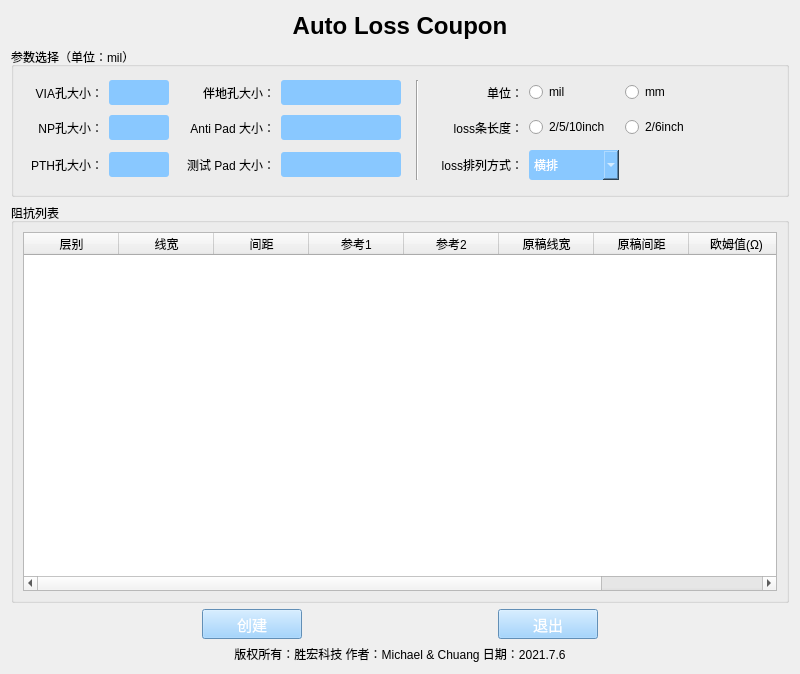
<?xml version="1.0" encoding="UTF-8"?>
<ui version="4.0">
 <class>MainWindow</class>
 <widget class="QWidget" name="MainWindow">
  <property name="geometry">
   <rect>
    <x>0</x>
    <y>0</y>
    <width>800</width>
    <height>670</height>
   </rect>
  </property>
  <property name="windowTitle">
   <string>自动创建loss_coupon</string>
  </property>
  <property name="windowIcon">
   <iconset>
    <normaloff>sh_log.xpm</normaloff>sh_log.xpm</iconset>
  </property>
  <layout class="QGridLayout" name="gridLayout_5">
   <item row="4" column="0">
    <widget class="QLabel" name="bottomLabel">
     <property name="text">
      <string>版权所有：胜宏科技 作者：Michael &amp; Chuang 日期：2021.7.6</string>
     </property>
     <property name="alignment">
      <set>Qt::AlignCenter</set>
     </property>
    </widget>
   </item>
   <item row="0" column="0">
    <widget class="QLabel" name="label_title">
     <property name="sizePolicy">
      <sizepolicy hsizetype="Preferred" vsizetype="Preferred">
       <horstretch>0</horstretch>
       <verstretch>0</verstretch>
      </sizepolicy>
     </property>
     <property name="minimumSize">
      <size>
       <width>200</width>
       <height>30</height>
      </size>
     </property>
     <property name="maximumSize">
      <size>
       <width>1080</width>
       <height>200</height>
      </size>
     </property>
     <property name="font">
      <font>
       <family>Arial</family>
       <pointsize>18</pointsize>
       <weight>75</weight>
       <bold>true</bold>
      </font>
     </property>
     <property name="text">
      <string>Auto Loss Coupon</string>
     </property>
     <property name="alignment">
      <set>Qt::AlignCenter</set>
     </property>
    </widget>
   </item>
   <item row="1" column="0">
    <layout class="QGridLayout" name="gridLayout_4">
     <item row="0" column="0">
      <widget class="QGroupBox" name="groupBox">
       <property name="minimumSize">
        <size>
         <width>100</width>
         <height>150</height>
        </size>
       </property>
       <property name="maximumSize">
        <size>
         <width>800</width>
         <height>300</height>
        </size>
       </property>
       <property name="title">
        <string>参数选择（单位：mil）</string>
       </property>
       <layout class="QGridLayout" name="gridLayout_2">
        <item row="0" column="0">
         <widget class="QLabel" name="label_via">
          <property name="minimumSize">
           <size>
            <width>80</width>
            <height>0</height>
           </size>
          </property>
          <property name="maximumSize">
           <size>
            <width>80</width>
            <height>35</height>
           </size>
          </property>
          <property name="text">
           <string>VIA孔大小：</string>
          </property>
          <property name="alignment">
           <set>Qt::AlignRight|Qt::AlignTrailing|Qt::AlignVCenter</set>
          </property>
         </widget>
        </item>
        <item row="0" column="1">
         <widget class="QLineEdit" name="viaSize">
          <property name="minimumSize">
           <size>
            <width>20</width>
            <height>25</height>
           </size>
          </property>
          <property name="maximumSize">
           <size>
            <width>60</width>
            <height>25</height>
           </size>
          </property>
          <property name="styleSheet">
           <string notr="true">font: 11pt &quot;Times New Roman&quot;;

color: rgb(255, 255, 255);
background-color: rgb(137, 200, 255);
border-style:none;

padding:5px;
min-height:15px;
border-radius:3px;</string>
          </property>
         </widget>
        </item>
        <item row="0" column="2">
         <widget class="QLabel" name="label_tilt_via">
          <property name="maximumSize">
           <size>
            <width>100</width>
            <height>35</height>
           </size>
          </property>
          <property name="text">
           <string>伴地孔大小：</string>
          </property>
          <property name="alignment">
           <set>Qt::AlignRight|Qt::AlignTrailing|Qt::AlignVCenter</set>
          </property>
         </widget>
        </item>
        <item row="0" column="3">
         <widget class="QLineEdit" name="viaTilt">
          <property name="minimumSize">
           <size>
            <width>20</width>
            <height>25</height>
           </size>
          </property>
          <property name="maximumSize">
           <size>
            <width>120</width>
            <height>25</height>
           </size>
          </property>
          <property name="styleSheet">
           <string notr="true">font: 11pt &quot;Times New Roman&quot;;

color: rgb(255, 255, 255);
background-color: rgb(137, 200, 255);
border-style:none;

padding:5px;
min-height:15px;
border-radius:3px;</string>
          </property>
         </widget>
        </item>
        <item row="0" column="4" rowspan="3">
         <widget class="Line" name="line">
          <property name="minimumSize">
           <size>
            <width>20</width>
            <height>0</height>
           </size>
          </property>
          <property name="orientation">
           <enum>Qt::Vertical</enum>
          </property>
         </widget>
        </item>
        <item row="0" column="5">
         <widget class="QLabel" name="label_unit">
          <property name="maximumSize">
           <size>
            <width>120</width>
            <height>30</height>
           </size>
          </property>
          <property name="text">
           <string>单位：</string>
          </property>
          <property name="alignment">
           <set>Qt::AlignRight|Qt::AlignTrailing|Qt::AlignVCenter</set>
          </property>
         </widget>
        </item>
        <item row="0" column="6">
         <widget class="QRadioButton" name="unit_mil">
          <property name="text">
           <string>mil</string>
          </property>
         </widget>
        </item>
        <item row="0" column="7">
         <widget class="QRadioButton" name="unit_mm">
          <property name="maximumSize">
           <size>
            <width>180</width>
            <height>16777215</height>
           </size>
          </property>
          <property name="text">
           <string>mm</string>
          </property>
         </widget>
        </item>
        <item row="1" column="0">
         <widget class="QLabel" name="label_np">
          <property name="maximumSize">
           <size>
            <width>100</width>
            <height>35</height>
           </size>
          </property>
          <property name="text">
           <string>NP孔大小：</string>
          </property>
          <property name="alignment">
           <set>Qt::AlignRight|Qt::AlignTrailing|Qt::AlignVCenter</set>
          </property>
         </widget>
        </item>
        <item row="1" column="1">
         <widget class="QLineEdit" name="npSize">
          <property name="minimumSize">
           <size>
            <width>20</width>
            <height>25</height>
           </size>
          </property>
          <property name="maximumSize">
           <size>
            <width>60</width>
            <height>25</height>
           </size>
          </property>
          <property name="styleSheet">
           <string notr="true">font: 11pt &quot;Times New Roman&quot;;

color: rgb(255, 255, 255);
background-color: rgb(137, 200, 255);
border-style:none;

padding:5px;
min-height:15px;
border-radius:3px;</string>
          </property>
          <property name="readOnly">
           <bool>true</bool>
          </property>
         </widget>
        </item>
        <item row="1" column="2">
         <widget class="QLabel" name="label_anti">
          <property name="maximumSize">
           <size>
            <width>120</width>
            <height>35</height>
           </size>
          </property>
          <property name="text">
           <string>Anti Pad 大小：</string>
          </property>
          <property name="alignment">
           <set>Qt::AlignRight|Qt::AlignTrailing|Qt::AlignVCenter</set>
          </property>
         </widget>
        </item>
        <item row="1" column="3">
         <widget class="QLineEdit" name="antiSize">
          <property name="minimumSize">
           <size>
            <width>20</width>
            <height>25</height>
           </size>
          </property>
          <property name="maximumSize">
           <size>
            <width>120</width>
            <height>25</height>
           </size>
          </property>
          <property name="styleSheet">
           <string notr="true">font: 11pt &quot;Times New Roman&quot;;

color: rgb(255, 255, 255);
background-color: rgb(137, 200, 255);
border-style:none;

padding:5px;
min-height:15px;
border-radius:3px;</string>
          </property>
         </widget>
        </item>
        <item row="1" column="5">
         <widget class="QLabel" name="label_loss_type">
          <property name="maximumSize">
           <size>
            <width>120</width>
            <height>30</height>
           </size>
          </property>
          <property name="text">
           <string>loss条长度：</string>
          </property>
          <property name="alignment">
           <set>Qt::AlignRight|Qt::AlignTrailing|Qt::AlignVCenter</set>
          </property>
         </widget>
        </item>
        <item row="1" column="6">
         <widget class="QRadioButton" name="std_type">
          <property name="text">
           <string>2/5/10inch</string>
          </property>
          <attribute name="buttonGroup">
           <string notr="true">buttonGroup</string>
          </attribute>
         </widget>
        </item>
        <item row="1" column="7">
         <widget class="QRadioButton" name="less_type">
          <property name="maximumSize">
           <size>
            <width>180</width>
            <height>16777215</height>
           </size>
          </property>
          <property name="text">
           <string>2/6inch</string>
          </property>
          <attribute name="buttonGroup">
           <string notr="true">buttonGroup</string>
          </attribute>
         </widget>
        </item>
        <item row="2" column="0">
         <widget class="QLabel" name="label_pth">
          <property name="maximumSize">
           <size>
            <width>100</width>
            <height>35</height>
           </size>
          </property>
          <property name="text">
           <string>PTH孔大小：</string>
          </property>
          <property name="alignment">
           <set>Qt::AlignRight|Qt::AlignTrailing|Qt::AlignVCenter</set>
          </property>
         </widget>
        </item>
        <item row="2" column="1">
         <widget class="QLineEdit" name="pthSize">
          <property name="minimumSize">
           <size>
            <width>20</width>
            <height>25</height>
           </size>
          </property>
          <property name="maximumSize">
           <size>
            <width>60</width>
            <height>25</height>
           </size>
          </property>
          <property name="styleSheet">
           <string notr="true">font: 11pt &quot;Times New Roman&quot;;

color: rgb(255, 255, 255);
background-color: rgb(137, 200, 255);
border-style:none;

padding:5px;
min-height:15px;
border-radius:3px;</string>
          </property>
          <property name="readOnly">
           <bool>true</bool>
          </property>
         </widget>
        </item>
        <item row="2" column="2">
         <widget class="QLabel" name="label_test">
          <property name="maximumSize">
           <size>
            <width>120</width>
            <height>35</height>
           </size>
          </property>
          <property name="text">
           <string>测试 Pad 大小：</string>
          </property>
          <property name="alignment">
           <set>Qt::AlignRight|Qt::AlignTrailing|Qt::AlignVCenter</set>
          </property>
         </widget>
        </item>
        <item row="2" column="3">
         <widget class="QLineEdit" name="testSize">
          <property name="minimumSize">
           <size>
            <width>20</width>
            <height>25</height>
           </size>
          </property>
          <property name="maximumSize">
           <size>
            <width>120</width>
            <height>25</height>
           </size>
          </property>
          <property name="styleSheet">
           <string notr="true">font: 11pt &quot;Times New Roman&quot;;

color: rgb(255, 255, 255);
background-color: rgb(137, 200, 255);
border-style:none;

padding:5px;
min-height:15px;
border-radius:3px;</string>
          </property>
         </widget>
        </item>
        <item row="2" column="5">
         <widget class="QLabel" name="label_place">
          <property name="maximumSize">
           <size>
            <width>90</width>
            <height>30</height>
           </size>
          </property>
          <property name="text">
           <string>loss排列方式：</string>
          </property>
          <property name="alignment">
           <set>Qt::AlignRight|Qt::AlignTrailing|Qt::AlignVCenter</set>
          </property>
         </widget>
        </item>
        <item row="2" column="6">
         <widget class="QComboBox" name="loss_place">
          <property name="enabled">
           <bool>false</bool>
          </property>
          <property name="minimumSize">
           <size>
            <width>90</width>
            <height>30</height>
           </size>
          </property>
          <property name="maximumSize">
           <size>
            <width>90</width>
            <height>30</height>
           </size>
          </property>
          <property name="styleSheet">
           <string notr="true">font: 10pt &quot;Agency FB&quot;;

color: rgb(255, 255, 255);
background-color: rgb(137, 200, 255);
border-style:none;

padding:5px;
min-height:20px;
border-radius:3px;</string>
          </property>
          <item>
           <property name="text">
            <string>横排</string>
           </property>
          </item>
          <item>
           <property name="text">
            <string>品字形</string>
           </property>
          </item>
         </widget>
        </item>
       </layout>
       <zorder>label_pth</zorder>
       <zorder>pthSize</zorder>
       <zorder>label_test</zorder>
       <zorder>testSize</zorder>
       <zorder>label_place</zorder>
       <zorder>loss_place</zorder>
       <zorder>line</zorder>
       <zorder>label_np</zorder>
       <zorder>npSize</zorder>
       <zorder>label_anti</zorder>
       <zorder>antiSize</zorder>
       <zorder>label_via</zorder>
       <zorder>viaSize</zorder>
       <zorder>label_loss_type</zorder>
       <zorder>std_type</zorder>
       <zorder>less_type</zorder>
       <zorder>label_unit</zorder>
       <zorder>unit_mil</zorder>
       <zorder>unit_mm</zorder>
       <zorder>label_tilt_via</zorder>
       <zorder>viaTilt</zorder>
      </widget>
     </item>
    </layout>
   </item>
   <item row="2" column="0">
    <layout class="QHBoxLayout" name="horizontalLayout">
     <item>
      <widget class="QGroupBox" name="groupBox_3">
       <property name="minimumSize">
        <size>
         <width>200</width>
         <height>400</height>
        </size>
       </property>
       <property name="maximumSize">
        <size>
         <width>1920</width>
         <height>1000</height>
        </size>
       </property>
       <property name="title">
        <string>阻抗列表</string>
       </property>
       <layout class="QGridLayout" name="gridLayout">
        <item row="0" column="0">
         <widget class="QTableWidget" name="tableWidget">
          <property name="maximumSize">
           <size>
            <width>1800</width>
            <height>920</height>
           </size>
          </property>
          <property name="selectionBehavior">
           <enum>QAbstractItemView::SelectRows</enum>
          </property>
          <property name="gridStyle">
           <enum>Qt::DotLine</enum>
          </property>
          <attribute name="horizontalHeaderDefaultSectionSize">
           <number>95</number>
          </attribute>
          <attribute name="horizontalHeaderMinimumSectionSize">
           <number>21</number>
          </attribute>
          <attribute name="verticalHeaderVisible">
           <bool>false</bool>
          </attribute>
          <attribute name="verticalHeaderDefaultSectionSize">
           <number>30</number>
          </attribute>
          <attribute name="verticalHeaderMinimumSectionSize">
           <number>21</number>
          </attribute>
          <column>
           <property name="text">
            <string>层别</string>
           </property>
          </column>
          <column>
           <property name="text">
            <string>线宽</string>
           </property>
          </column>
          <column>
           <property name="text">
            <string>间距</string>
           </property>
          </column>
          <column>
           <property name="text">
            <string>参考1</string>
           </property>
          </column>
          <column>
           <property name="text">
            <string>参考2</string>
           </property>
          </column>
          <column>
           <property name="text">
            <string>原稿线宽</string>
           </property>
          </column>
          <column>
           <property name="text">
            <string>原稿间距</string>
           </property>
          </column>
          <column>
           <property name="text">
            <string>欧姆值(Ω)</string>
           </property>
          </column>
          <column>
           <property name="text">
            <string>补偿值</string>
           </property>
          </column>
         </widget>
        </item>
       </layout>
      </widget>
     </item>
    </layout>
   </item>
   <item row="3" column="0">
    <layout class="QGridLayout" name="gridLayout_6">
     <item row="0" column="3">
      <widget class="QPushButton" name="exit_btn">
       <property name="minimumSize">
        <size>
         <width>100</width>
         <height>30</height>
        </size>
       </property>
       <property name="maximumSize">
        <size>
         <width>70</width>
         <height>35</height>
        </size>
       </property>
       <property name="font">
        <font>
         <pointsize>11</pointsize>
        </font>
       </property>
       <property name="styleSheet">
        <string notr="true">color: rgb(255, 255, 255);
background-color: rgb(137, 200, 255);</string>
       </property>
       <property name="text">
        <string>退出</string>
       </property>
      </widget>
     </item>
     <item row="0" column="2">
      <spacer name="horizontalSpacer_3">
       <property name="orientation">
        <enum>Qt::Horizontal</enum>
       </property>
       <property name="sizeHint" stdset="0">
        <size>
         <width>40</width>
         <height>20</height>
        </size>
       </property>
      </spacer>
     </item>
     <item row="0" column="1">
      <widget class="QPushButton" name="create_btn">
       <property name="minimumSize">
        <size>
         <width>100</width>
         <height>30</height>
        </size>
       </property>
       <property name="maximumSize">
        <size>
         <width>90</width>
         <height>35</height>
        </size>
       </property>
       <property name="font">
        <font>
         <pointsize>11</pointsize>
        </font>
       </property>
       <property name="styleSheet">
        <string notr="true">color: rgb(255, 255, 255);
background-color: rgb(137, 200, 255);</string>
       </property>
       <property name="text">
        <string>创建</string>
       </property>
      </widget>
     </item>
     <item row="0" column="0">
      <spacer name="horizontalSpacer">
       <property name="orientation">
        <enum>Qt::Horizontal</enum>
       </property>
       <property name="sizeHint" stdset="0">
        <size>
         <width>40</width>
         <height>25</height>
        </size>
       </property>
      </spacer>
     </item>
     <item row="0" column="4">
      <spacer name="horizontalSpacer_2">
       <property name="orientation">
        <enum>Qt::Horizontal</enum>
       </property>
       <property name="sizeHint" stdset="0">
        <size>
         <width>40</width>
         <height>20</height>
        </size>
       </property>
      </spacer>
     </item>
    </layout>
   </item>
  </layout>
 </widget>
 <resources/>
 <connections>
  <connection>
   <sender>exit_btn</sender>
   <signal>clicked()</signal>
   <receiver>MainWindow</receiver>
   <slot>close()</slot>
   <hints>
    <hint type="sourcelabel">
     <x>754</x>
     <y>626</y>
    </hint>
    <hint type="destinationlabel">
     <x>399</x>
     <y>332</y>
    </hint>
   </hints>
  </connection>
 </connections>
 <buttongroups>
  <buttongroup name="buttonGroup"/>
 </buttongroups>
</ui>
